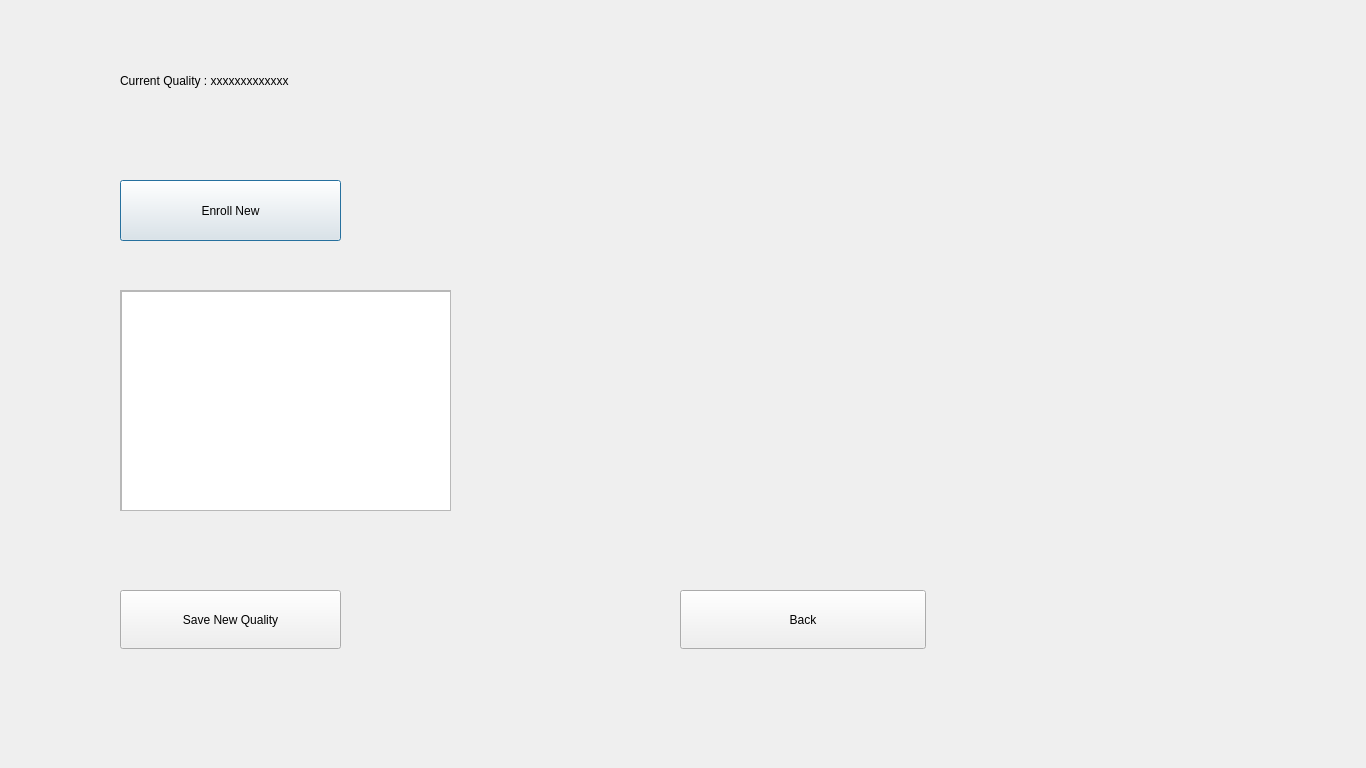
<?xml version="1.0" encoding="UTF-8"?>
<ui version="4.0">
 <class>EnrollNewQualityScreen</class>
 <widget class="QDialog" name="EnrollNewQualityScreen">
  <property name="geometry">
   <rect>
    <x>0</x>
    <y>0</y>
    <width>1366</width>
    <height>768</height>
   </rect>
  </property>
  <property name="windowTitle">
   <string>Enroll New Quality</string>
  </property>
  <widget class="QWidget" name="verticalLayoutWidget">
   <property name="geometry">
    <rect>
     <x>120</x>
     <y>40</y>
     <width>531</width>
     <height>81</height>
    </rect>
   </property>
   <layout class="QVBoxLayout" name="verticalLayout">
    <item>
     <widget class="QLabel" name="label">
      <property name="text">
       <string>Current Quality : xxxxxxxxxxxxx</string>
      </property>
     </widget>
    </item>
   </layout>
  </widget>
  <widget class="QScrollArea" name="scrollArea">
   <property name="geometry">
    <rect>
     <x>120</x>
     <y>290</y>
     <width>331</width>
     <height>221</height>
    </rect>
   </property>
   <property name="widgetResizable">
    <bool>true</bool>
   </property>
   <widget class="QWidget" name="scrollAreaWidgetContents">
    <property name="geometry">
     <rect>
      <x>0</x>
      <y>0</y>
      <width>329</width>
      <height>219</height>
     </rect>
    </property>
    <widget class="QListView" name="listViewForNewQuality">
     <property name="geometry">
      <rect>
       <x>0</x>
       <y>0</y>
       <width>331</width>
       <height>221</height>
      </rect>
     </property>
    </widget>
   </widget>
  </widget>
  <widget class="QPushButton" name="enrnqsenrollnewBtn">
   <property name="geometry">
    <rect>
     <x>120</x>
     <y>180</y>
     <width>221</width>
     <height>61</height>
    </rect>
   </property>
   <property name="text">
    <string>Enroll New</string>
   </property>
  </widget>
  <widget class="QPushButton" name="enrnqsbackBtn">
   <property name="geometry">
    <rect>
     <x>680</x>
     <y>590</y>
     <width>246</width>
     <height>59</height>
    </rect>
   </property>
   <property name="sizePolicy">
    <sizepolicy hsizetype="Minimum" vsizetype="Minimum">
     <horstretch>0</horstretch>
     <verstretch>0</verstretch>
    </sizepolicy>
   </property>
   <property name="text">
    <string>Back</string>
   </property>
  </widget>
  <widget class="QPushButton" name="enrnqssavenewqualityBtn">
   <property name="geometry">
    <rect>
     <x>120</x>
     <y>590</y>
     <width>221</width>
     <height>59</height>
    </rect>
   </property>
   <property name="sizePolicy">
    <sizepolicy hsizetype="Minimum" vsizetype="Minimum">
     <horstretch>0</horstretch>
     <verstretch>0</verstretch>
    </sizepolicy>
   </property>
   <property name="text">
    <string>Save New Quality</string>
   </property>
  </widget>
 </widget>
 <resources/>
 <connections/>
</ui>
